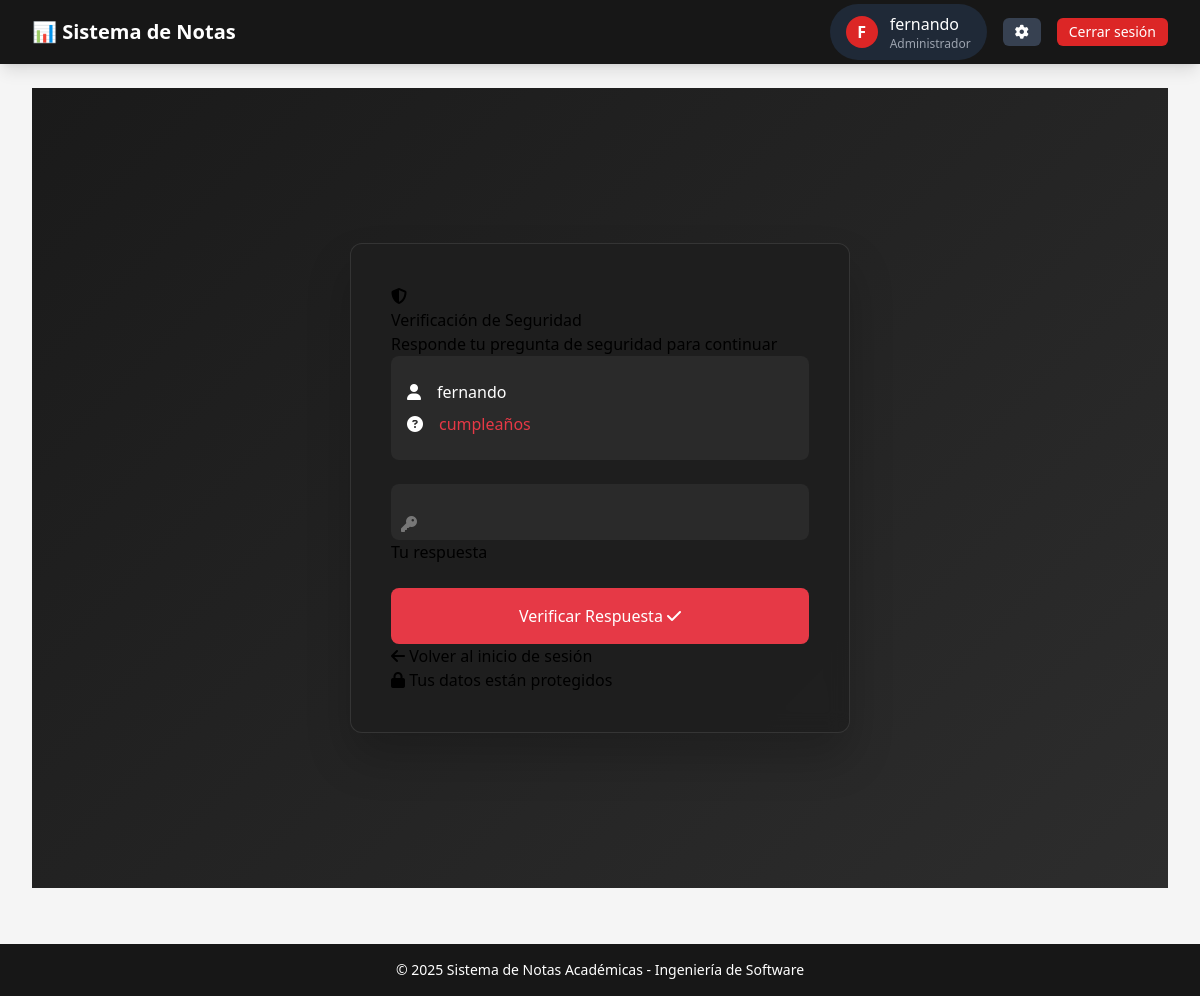
Screenshot of /academico/recuperar-contrasena/pregunta/ (signed in) with the database file from the repository.
### academico/models.py (models this page shows, shortened)
class User(AbstractUser):
    ROLES = [('admin', 'Administrador'), ('profesor', 'Profesor'), ('estudiante', 'Estudiante')]
    username = models.CharField('Nombre de usuario', max_length=30, unique=True)
    rol = models.CharField('Rol', max_length=20, choices=ROLES, default='estudiante')
    pregunta_seguridad = models.CharField('Pregunta de recuperación', max_length=200, blank=True, null=True)
    respuesta_seguridad = models.CharField('Respuesta de recuperación', max_length=200, blank=True, null=True)
    primer_inicio_sesion = models.BooleanField(default=True)
    intentos_recuperacion = models.IntegerField(default=0)
    ultimo_intento = models.DateTimeField(null=True, blank=True)
    objects = CustomUserManager()
    USERNAME_FIELD = 'username'
    REQUIRED_FIELDS = ['rol']

### academico/views.py (the view, shortened to what this page needs)
# urls.py: path('recuperar-contrasena/pregunta/', views.recuperar_contrasena_pregunta, name='recuperar_contrasena_pregunta'),
def recuperar_contrasena_pregunta(request):
    username = request.session.get("recuperar_user")
    if not username:
        return redirect("recuperar_contrasena_usuario")
    user = get_object_or_404(User, username=username)
    pregunta = user.pregunta_seguridad or "No registrada"
    form = RecuperacionPreguntaForm(request.POST or None)
    return render(request, "auth/recuperacion/recuperar_pregunta.html", {"form": form, "pregunta": pregunta, "username": username})

### academico/forms.py
class RecuperacionPreguntaForm(forms.Form):
    pregunta_seguridad = forms.CharField(
        label="Pregunta de seguridad",
        required=False,
        disabled=True
    )
    respuesta_seguridad = forms.CharField(
        label="Respuesta de seguridad",
        max_length=200,
        widget=forms.PasswordInput
    )

### templates/auth/recuperacion/recuperar_pregunta.html (shortened to what this page needs)
{% extends 'base/base_generic.html' %}
{% block content %}
<div class="password-recovery-container">
    <div class="recovery-card">
        <div class="recovery-header">
            <div class="logo">
                <span class="logo-icon"><i class="fas fa-shield-alt"></i></span>
                <h2>Verificación de <span>Seguridad</span></h2>
            </div>
            <p class="subtitle">Responde tu pregunta de seguridad para continuar</p>
        </div>
        <div class="recovery-body">
            <div class="user-info-section">
                <div class="user-detail">
                    <i class="fas fa-user"></i>
                    <span>{{ username }}</span>
                </div>
                <div class="security-question">
                    <i class="fas fa-question-circle"></i>
                    <p>{{ pregunta }}</p>
                </div>
            </div>
            <form method="post" class="recovery-form">
                <div class="form-group">
                    <i class="fas fa-key input-icon"></i>
                    <input type="password"
                           name="respuesta_seguridad"
                           id="id_respuesta_seguridad"
                           required
                           autocomplete="off">
                    <label for="id_respuesta_seguridad">Tu respuesta</label>
                </div>
                <button type="submit" class="recovery-btn">
                    <span>Verificar Respuesta</span>
                    <i class="fas fa-check btn-arrow"></i>
                </button>
            </form>
            <div class="recovery-links">
                <a href="{% url 'login' %}" class="back-link">
                    <i class="fas fa-arrow-left"></i> Volver al inicio de sesión
                </a>
            </div>
        </div>
        <div class="recovery-footer">
            <p><i class="fas fa-lock"></i> Tus datos están protegidos</p>
        </div>
    </div>
</div>
{% endblock %}

### templates/base/components/navbar.html (shortened to what this page needs)
<nav class="bg-academic-secondary shadow-lg">
    <div class="max-w-7xl mx-auto px-4 sm:px-6 lg:px-8">
        <div class="flex items-center justify-between h-16">
            <div class="flex items-center">
                <div class="flex-shrink-0">
                    <span class="text-white font-bold text-xl">📊 Sistema de Notas</span>
                </div>
            </div>
            <div class="flex items-center">
                {% if user.is_authenticated %}
                <div class="relative flex items-center space-x-4">
                    <div class="flex items-center space-x-3 bg-gray-800 rounded-full px-4 py-2">
                        <div class="w-8 h-8 rounded-full bg-academic-primary flex items-center justify-center text-white font-bold">
                            {{ user.username|make_list|first|upper }}
                        </div>
                        <div class="flex flex-col">
                            <span class="text-white font-medium">{{ user.username }}</span>
                            <span class="text-gray-400 text-xs">{{ user.get_rol_display }}</span>
                        </div>
                    </div>
                    <button id="configBtn" type="button" class="px-3 py-1 rounded-md text-sm font-medium text-white bg-gray-700 hover:bg-gray-600 transition duration-300 ease-in-out transform hover:scale-105">
                        <i class="fas fa-cog hover:animate-spin"></i>
                    </button>
                    <a href="{% url 'logout' %}" class="px-3 py-1 rounded-md text-sm font-medium text-white bg-academic-primary hover:bg-red-700 transition duration-300 ease-in-out transform hover:scale-105">
                        Cerrar sesión
                    </a>
                </div>
                {% endif %}
            </div>
        </div>
    </div>
</nav>

### templates/auth/recuperacion/recuperar_pregunta.html (style rules this page uses)
.password-recovery-container { display: flex; justify-content: center; align-items: center; min-height: 100vh; padding: 2rem; background: linear-gradient(135deg, #1a1a1a, #2d2d2d); }
.recovery-card { background: rgba(30, 30, 30, 0.9); backdrop-filter: blur(10px); border-radius: 12px; padding: 2.5rem; width: 100%; max-width: 500px; box-shadow: 0 25px 45px rgba(0, 0, 0, 0.2); border: 1px solid rgba(255, 255, 255, 0.1); position: relative; overflow: hidden; }
.user-info-section { background: rgba(255, 255, 255, 0.05); border-radius: 8px; padding: 1rem; margin-bottom: 1.5rem; }
.user-detail, .security-question { display: flex; align-items: center; gap: 1rem; color: #fff; margin: 0.5rem 0; }
.security-question p { margin: 0; color: #e63946; font-weight: 500; }
.form-group { position: relative; margin-bottom: 1.5rem; }
.input-icon { position: absolute; left: 10px; top: 50%; transform: translateY(-50%); color: #777; }
input { width: 100%; padding: 1rem 2.5rem; background: rgba(255, 255, 255, 0.05); border: none; border-radius: 8px; color: #fff; font-size: 1rem; transition: all 0.3s ease; }
.recovery-btn { width: 100%; padding: 1rem; background: #e63946; border: none; border-radius: 8px; color: #fff; font-size: 1rem; cursor: pointer; transition: all 0.3s ease; position: relative; overflow: hidden; }

### rows the page displays
User: username|make_list "F", username "fernando", rol "Administrador", pregunta_seguridad "cumpleaños"
